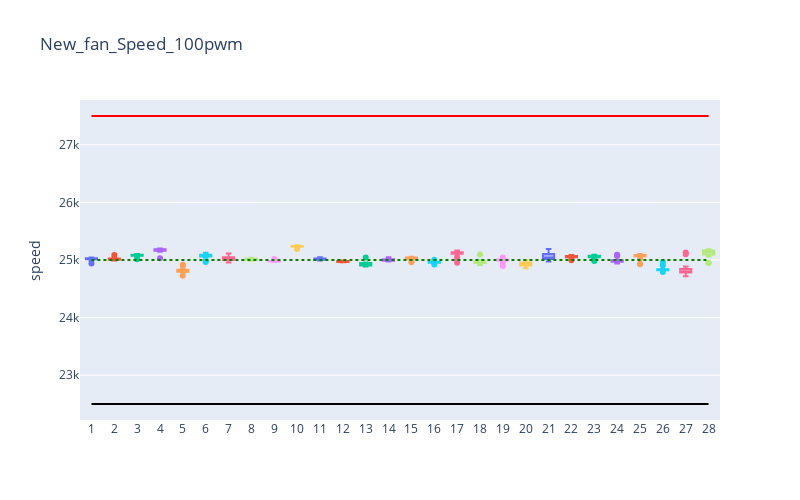

The notebook cell this image was saved under:
### Code cell
box_plot(New_fan_Speed_100pwm,upper_limit=27500,lower_limit=22500,
                 nominal=25000,name='New_fan_Speed_100pwm',plot_data='speed')
